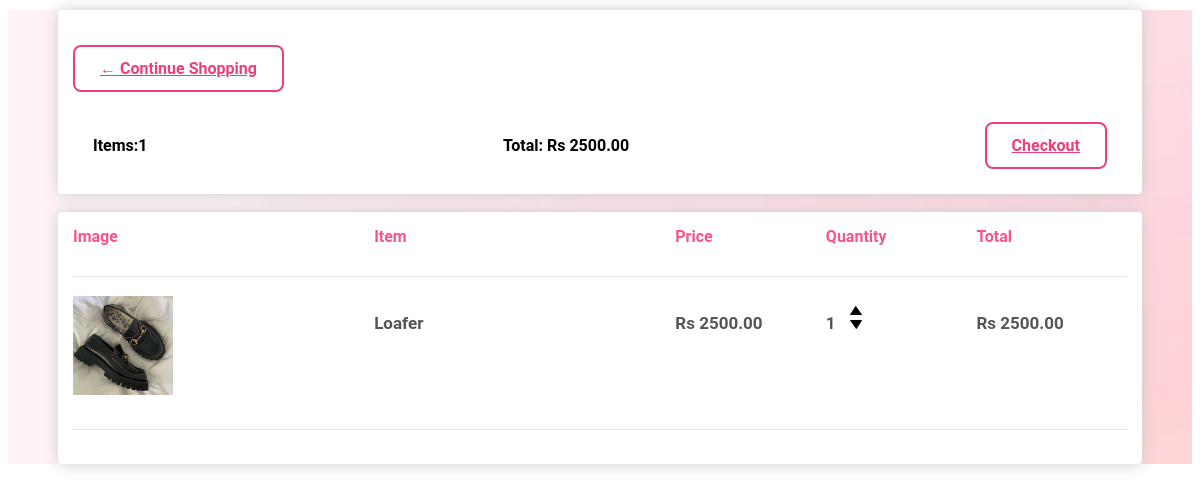
The app's page /cart/ (signed in) with its own data.
### store/models.py (models this page shows, shortened)
class Order(models.Model):
	customer = models.ForeignKey(Customer, on_delete=models.SET_NULL, null=True, blank=True)
	date_ordered = models.DateTimeField(auto_now_add=True)
	complete = models.BooleanField(default=False)
	transaction_id = models.CharField(max_length=100, null=True)
	@property
	def get_cart_total(self):
		orderitems = self.orderitem_set.all()
		total = sum([item.get_total for item in orderitems])
		return total
	@property
	def get_cart_items(self):
		orderitems = self.orderitem_set.all()
		total = sum([item.quantity for item in orderitems])
		return total

class OrderItem(models.Model):
	product = models.ForeignKey(Product, on_delete=models.SET_NULL, null=True)
	order = models.ForeignKey(Order, on_delete=models.SET_NULL, null=True)
	quantity = models.IntegerField(default=0, null=True, blank=True)
	date_added = models.DateTimeField(auto_now_add=True)
	@property
	def get_total(self):
		total = self.product.price * self.quantity
		return total

class Product(models.Model):
    name = models.CharField(max_length=200)
    price = models.DecimalField(max_digits=10, decimal_places=2)
    digital = models.BooleanField(default=False, null=True, blank=True)
    image = models.ImageField(upload_to='products/', null=True, blank=True)
    category = models.ForeignKey(Category, on_delete=models.CASCADE, null=True)
    @property
    def imageURL(self):
        try:
            url = self.image.url
        except:
            url = ''
        return url

### store/views.py (the view)
# urls.py: path('cart/', views.cart, name='cart'),
def cart(request):
	data = cartData(request)
	cartItems = data['cartItems']
	order = data['order']
	items = data['items']
	context = {'items':items, 'order':order, 'cartItems':cartItems}
	return render(request, 'store/cart.html', context)

### store/utils.py (called while the page is built)
def cartData(request):
	if request.user.is_authenticated:
		customer = request.user.customer
		order, created = Order.objects.get_or_create(customer=customer, complete=False)
		items = order.orderitem_set.all()
		cartItems = order.get_cart_items
	else:
		cookieData = cookieCart(request)
		cartItems = cookieData['cartItems']
		order = cookieData['order']
		items = cookieData['items']
	return {'cartItems':cartItems ,'order':order, 'items':items}

### userauths/models.py (called while the page is built)
    def __str__(self):
        return self.username

### templates/store/cart.html (shortened to what this page needs)
{% load static %}
<!DOCTYPE html>
<html lang="en">
<head>
    <link rel="stylesheet" type="text/css" href="{% static 'css/cart.css' %}">
</head>
<body>
	<div class="wrapper" style="background-image: url('{% static 'images/background.jpg' %}');">
		<div class="col-lg-4">
			<div class="box-element">
				<div class="continue top-box">
				<a  class="btn-a button " href="{% url 'index' %}">&#x2190; Continue Shopping</a>
				</div>
			<div>
				<table>
					<tr class="checkout">
						<div class="container">
							<div class="right-section">
								<strong>Items:</strong> <strong>{{order.get_cart_items}}</strong>
							</div>
							<div>
								<strong>Total:</strong><strong> Rs {{order.get_cart_total|floatformat:2}}</strong>
                            </div>
							<div class="left-section">
                                <a class="btn-a button" href="{% url 'checkout' %}">Checkout</a>
                            </div>
						</div>
					</tr>
				</table>
			</div>
			</div>
			<br>
			<div class="box-element">
				<div class="cart-row cart-row-1">
					<div style="flex:2"><strong>Image</strong></div>
					<div style="flex:2"><strong>Item</strong></div>
					<div style="flex:1"><strong>Price</strong></div>
					<div style="flex:1"><strong>Quantity</strong></div>
					<div style="flex:1"><strong>Total</strong></div>
				</div>
				{% for item in items %}
				<div class="cart-row cart-row-2">
					<div style="flex:2"><img class="row-image" src="{{item.product.imageURL}}"></div>
					<div style="flex:2"><p><strong>{{item.product.name}}</strong></p></div>
					<div style="flex:1"><p><strong>Rs {{item.product.price|floatformat:2}}</strong></p></div>
					<div style="flex:1">
						<p class="quantity"><strong>{{item.quantity}}</strong></p>
						<div class="quantity">
							<img data-product="{{item.product.id}}" data-action="add" class="chg-quantity update-cart" src="{% static  'images/arrow-up.png' %}">
							<img data-product="{{item.product.id}}" data-action="remove" class="chg-quantity update-cart" src="{% static  'images/arrow-down.png' %}">
						</div>
					</div>
					<div style="flex:1"><p><strong>Rs {{item.get_total|floatformat:2}}</strong></p></div>
				</div>
				{% endfor %}
            </div>
        </div>
    </div>
</body>
</html>

### static/css/cart.css (style rules this page uses)
p { font-size: 17px; }
body { background-image: url('bg-registration-form-1.jpg'); background-size: cover; }
.btn-a { background: transparent; border: 2px solid #ec407a; padding: 12px 25px; font-size: 16px; font-weight: bold; color: #ec407a; cursor: pointer; display: inline-flex; align-items: center; gap: 8px; text-align: center; white-space: nowrap; height: auto; border-radius: 8px; }
.top-box { margin-top: 20px; margin-bottom: 20px; }
.continue { padding-top: 0px; }
.container { display: flex; justify-content: space-between; align-items: center; padding: 10px 20px; }
.left-section { display: flex; gap: 20px; }
.right-section { display: flex; align-items: center; }
.cart-row-1 { font-family: "Roboto", sans-serif; color: #f5548d; }
.cart-row-2 { font-family: "Roboto", sans-serif; color: #555555; }
.box-element { font-family: "Roboto", sans-serif; box-shadow:hsl(0, 0%, 80%) 0 0 16px; background-color: white; border-radius: 4px; padding: 15px; }
.col-lg-4, .col-lg-6, .col-lg-8, .col-lg-12 { margin-top: 10px; margin-left: 50px; margin-right: 50px; }
.row-image { width: 100px; }
.cart-row { font-family: "Roboto", sans-serif; display: flex; align-items: flex-stretch; padding-bottom: 10px; margin-bottom: 10px; }
.quantity { display: inline-block; font-weight: 700; padding-right:10px; }
.chg-quantity { width: 12px; cursor: pointer; display: block; margin-top: 5px; transition:.1s; }

### records on screen
Order: get_cart_items "1", get_cart_total "2500.00"
OrderItem: product.imageURL (picture), product.name "Loafer", product.price "2500.00", quantity "1", get_total "2500.00"
